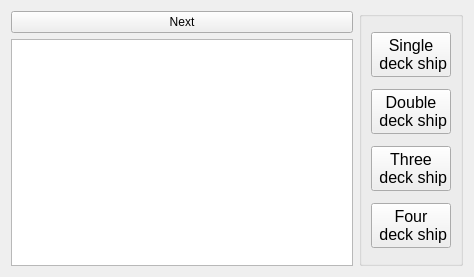
<?xml version="1.0" encoding="UTF-8"?>
<ui version="4.0">
 <class>GameWithBot</class>
 <widget class="QWidget" name="GameWithBot">
  <property name="geometry">
   <rect>
    <x>0</x>
    <y>0</y>
    <width>474</width>
    <height>277</height>
   </rect>
  </property>
  <property name="windowTitle">
   <string>Form</string>
  </property>
  <layout class="QGridLayout" name="gridLayout">
   <item row="1" column="0">
    <widget class="QGraphicsView" name="graphicsView"/>
   </item>
   <item row="0" column="0">
    <widget class="QPushButton" name="Next">
     <property name="text">
      <string>Next</string>
     </property>
    </widget>
   </item>
   <item row="0" column="1" rowspan="2">
    <widget class="QGroupBox" name="groupBox">
     <property name="minimumSize">
      <size>
       <width>100</width>
       <height>0</height>
      </size>
     </property>
     <property name="title">
      <string/>
     </property>
     <layout class="QVBoxLayout" name="verticalLayout">
      <item>
       <widget class="QPushButton" name="Single">
        <property name="minimumSize">
         <size>
          <width>0</width>
          <height>40</height>
         </size>
        </property>
        <property name="font">
         <font>
          <pointsize>12</pointsize>
         </font>
        </property>
        <property name="text">
         <string>Single
 deck ship</string>
        </property>
        <property name="default">
         <bool>false</bool>
        </property>
       </widget>
      </item>
      <item>
       <widget class="QPushButton" name="Double">
        <property name="minimumSize">
         <size>
          <width>0</width>
          <height>40</height>
         </size>
        </property>
        <property name="font">
         <font>
          <pointsize>12</pointsize>
         </font>
        </property>
        <property name="text">
         <string>Double
 deck ship</string>
        </property>
       </widget>
      </item>
      <item>
       <widget class="QPushButton" name="Three">
        <property name="minimumSize">
         <size>
          <width>0</width>
          <height>40</height>
         </size>
        </property>
        <property name="font">
         <font>
          <pointsize>12</pointsize>
         </font>
        </property>
        <property name="text">
         <string>Three
 deck ship</string>
        </property>
       </widget>
      </item>
      <item>
       <widget class="QPushButton" name="Four">
        <property name="minimumSize">
         <size>
          <width>0</width>
          <height>40</height>
         </size>
        </property>
        <property name="font">
         <font>
          <pointsize>12</pointsize>
         </font>
        </property>
        <property name="text">
         <string>Four
 deck ship</string>
        </property>
       </widget>
      </item>
     </layout>
    </widget>
   </item>
  </layout>
 </widget>
 <resources/>
 <connections/>
</ui>
